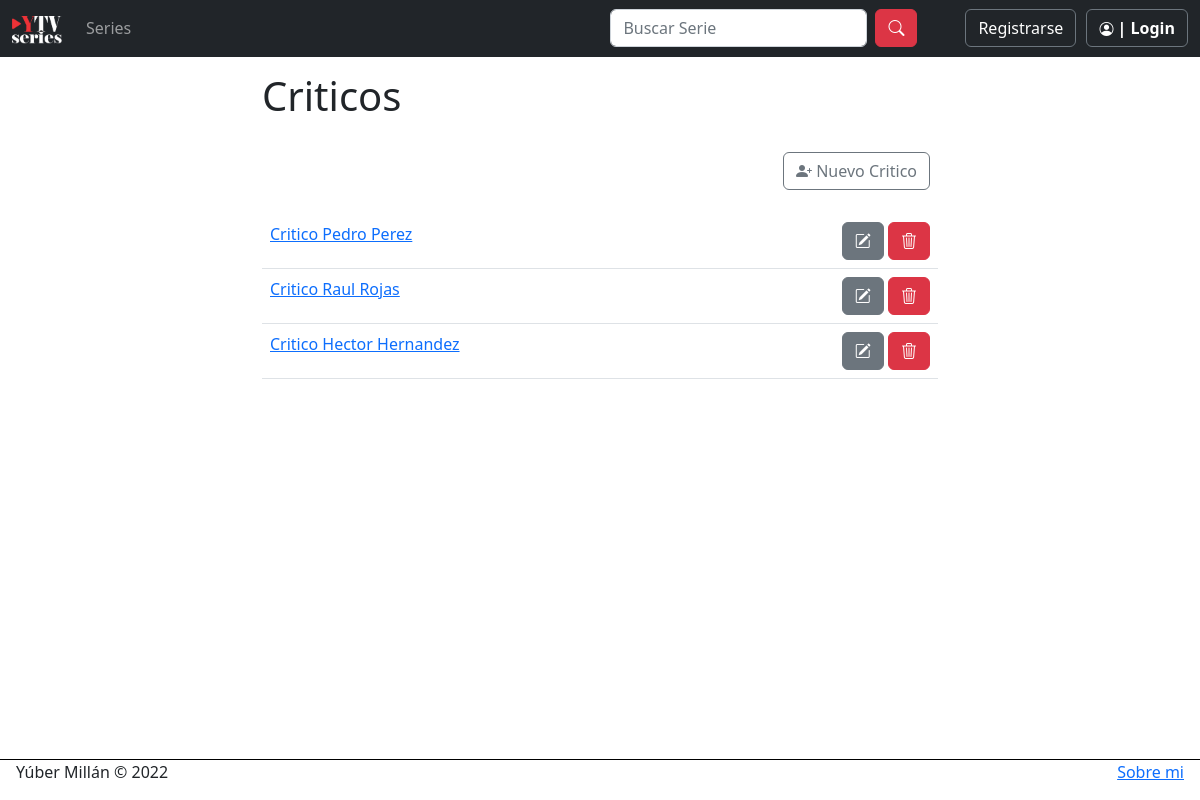
Page /usuarios/criticos on the committed database.
### usuarios/models.py (models this page shows)
class Critico(models.Model):
    nombre = models.CharField(max_length=50)
    apellido = models.CharField(max_length=50)
    email = models.EmailField()
    alias = models.CharField(max_length=20)
    experiencia = models.TextField()
    def __str__(self):
        return f"Critico {self.nombre} {self.apellido}"

### usuarios/views.py (the view)
# urls.py: path("criticos", views.criticos, name="ListaCriticos"),
def criticos(request):
    critico = Critico.objects.all()
    return render(request, "usuarios/criticos.html", {"criticos": critico})

### usuarios/templates/usuarios/criticos.html (shortened to what this page needs)
{% extends 'layout.html' %}
{% block contenido %}
    <h1>Criticos</h1>
    <div class="py-4" style="float: right; margin-right: 8px;"><a class="btn btn-outline-secondary" href="{% url 'NuevoCritico' %}"><i class="bi bi-person-plus-fill"></i> Nuevo Critico</a></div>
    <table class="table">
        {% for critic in criticos %}
            <tr>
                <td style="max-width: 200px;"><a href="{% url 'VerCritico' critic.id %}">{{ critic }}</a></td>
                <td><div style="float: right;">
                    <a class="btn btn-secondary" href="{% url 'EditarCritico' critic.id %}"><i class="bi bi-pencil-square"></i></a>
                    <a class="btn btn-danger" href="{% url 'EliminarCritico' critic.id %}"><i class="bi bi-trash3"></i></a>
                </div></td>
            </tr>
        {% endfor %}
    </table>
{% endblock contenido %}

### rows in the picture
Critico: nombre+apellido "Critico Pedro Perez"
Critico: nombre+apellido "Critico Raul Rojas"
Critico: nombre+apellido "Critico Hector Hernandez"
